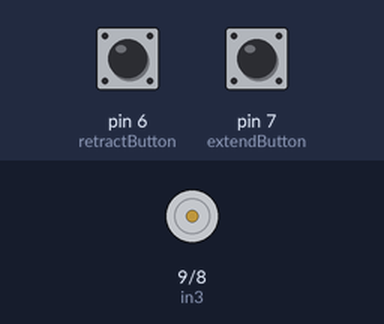
This sketch was run on a simulated Arduino Uno, built with avr-gcc and run on an emulated ATmega328P. Shown: motor-driver pin pairs drawn as motors (green arrow = first pin HIGH = forward, orange = second pin HIGH = backward, longer = more drive, scaled by the enable pin). The test bench sets the inputs (shaded band); at power-on: pin 6 (retractButton) HIGH, pin 7 (extendButton) HIGH.

Above: at 1.2 s.
1.3 s: pin 6 (retractButton) pulled LOW for 0.15 s
At 1.37 s:
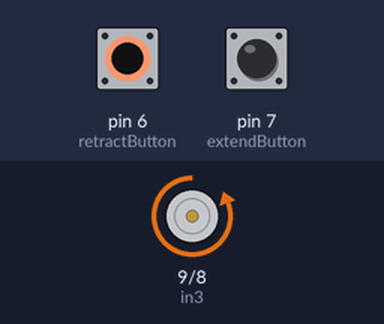
2.9 s: pin 7 (extendButton) pulled LOW for 0.15 s
At 2.97 s:
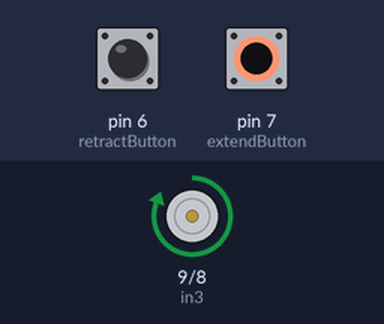
4.5 s: pin 7 (extendButton) pulled LOW for 3.2 s
At 8.0 s:
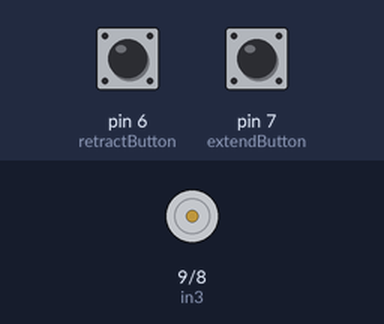
9.2 s: pin 6 (retractButton) pulled LOW for 3.2 s
At 10.3 s:
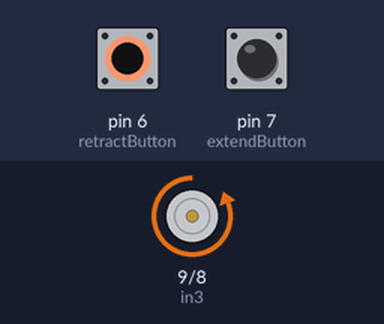
Timing chart, 0 to 13.9 s (numbered marks = the images above; inputs shaded):
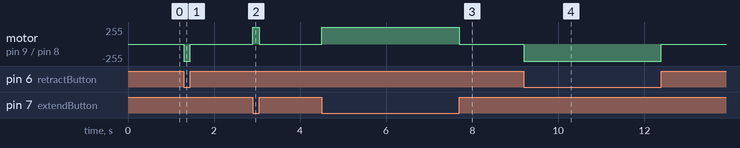

The sketch:

ActuatorTestCode.ino
```cpp
#include <ezButton.h>

ezButton extendButton(7);
ezButton retractButton(6);

const int in3 = 9;
const int in4 = 8;
const int enB = 10;

void setup() {
  Serial.begin(9600);

  pinMode(in3, OUTPUT);
  pinMode(in4, OUTPUT);
  pinMode(enB, OUTPUT);

  stopMotor();  // Start safely stopped
}

void loop() {

  extendButton.loop();
  retractButton.loop();

  int extendState = extendButton.getState();
  int retractState = retractButton.getState();

  // Buttons are usually LOW when pressed with ezButton
  bool extendPressed = (extendState == 0);
  bool retractPressed = (retractState == 0);

  if (extendPressed && !retractPressed) {
    moveForward();     // Extend
  }
  else if (retractPressed && !extendPressed) {
    moveBackward();    // Retract
  }
  else {
    stopMotor();       // Neither OR both pressed
  }
}

// ---------- FUNCTIONS ----------

// Please do NOT press one button immediately after the other. It is bad for the actuator.

void moveForward() {
  digitalWrite(in3, HIGH);
  digitalWrite(in4, LOW);
  analogWrite(enB, 255);
}

void moveBackward() {
  digitalWrite(in3, LOW);
  digitalWrite(in4, HIGH);
  analogWrite(enB, 255);
}

void stopMotor() {
  digitalWrite(in3, LOW);
  digitalWrite(in4, LOW);
  analogWrite(enB, 0);
}
```

Measured:
- after the input at 1.3 s, motor on pin 9 (in3) / pin 8 (in4): stopped → backward 255/255 at once, → stopped 0.15 s later
- after the input at 2.9 s, motor on pin 9 (in3) / pin 8 (in4): stopped → forward 255/255 at once, → stopped 0.15 s later
- after the input at 4.5 s, motor on pin 9 (in3) / pin 8 (in4): stopped → forward 255/255 at once, → stopped 3.2 s later
- after the input at 9.2 s, motor on pin 9 (in3) / pin 8 (in4): stopped → backward 255/255 at once, → stopped 3.2 s later
